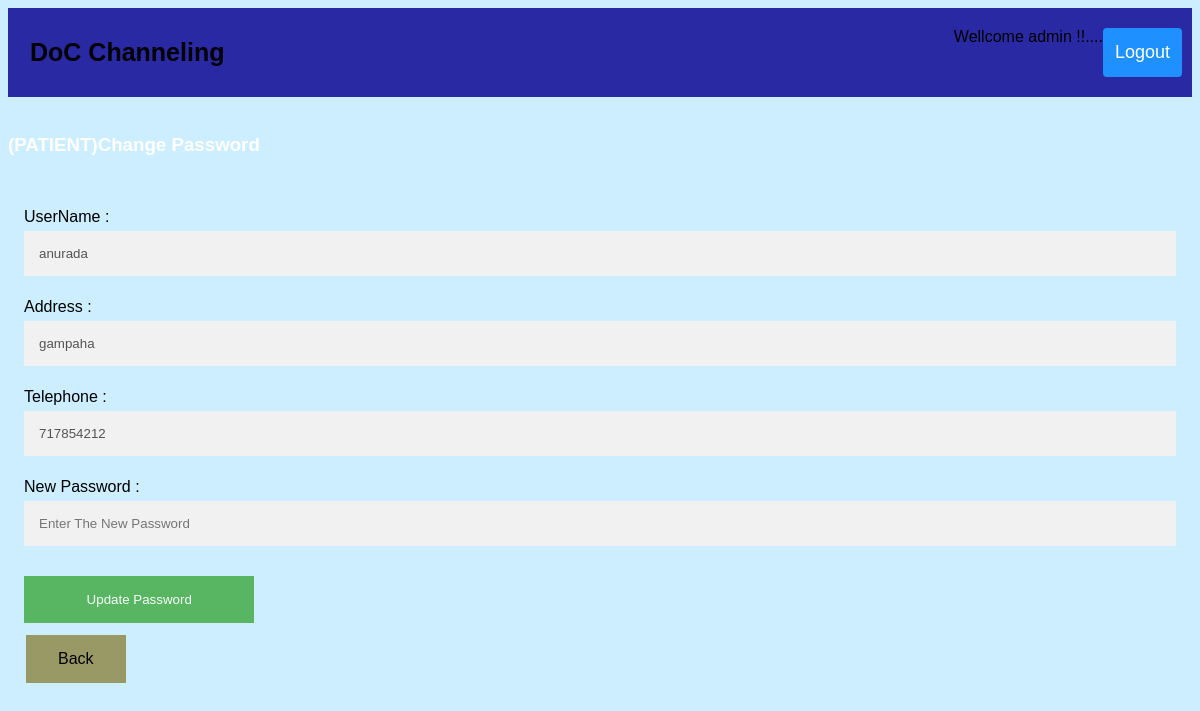
Screenshot of /change_password_p.php?user_id=3 (signed in) with the database file from the repository.
### tables this page shows
CREATE TABLE IF NOT EXISTS `patient` (
  `id` int(11) NOT NULL AUTO_INCREMENT,
  `username` varchar(40) NOT NULL,
  `password` varchar(20) NOT NULL,
  `user_type` varchar(2) NOT NULL,
  `telephone` int(10) NOT NULL,
  `address` varchar(70) NOT NULL,
  `is_deleted` int(2) NOT NULL DEFAULT '0',
  PRIMARY KEY (`id`)
);

### change_password_p.php (the view, shortened to what this page needs)
<?php require_once('connection.php') ; ?>
<?php
$username='';
$address='';
$telephone='';
if(isset($_GET['user_id'])){
  $user_id=mysqli_real_escape_string($connection,$_GET['user_id']);
  $query="SELECT * FROM patient WHERE id={$user_id} LIMIT 1";
  $result_set= mysqli_query($connection,$query);
  if($result_set)
  {
    if(mysqli_num_rows($result_set) ==1){
      $result= mysqli_fetch_assoc($result_set);
      $username =$result['username'];
      $address =$result['address'];
      $telephone =$result['telephone'];
    }else{
      header('Location:admin.php?err=user_not_found');
    }
  }else{
    header('Location:admin.php?err=query_faild');
  }
}
 ?>
<!DOCTYPE html>
<html>
<head>
	<link rel="stylesheet" type="text/css" href="css/reg.css">
</head>
<body>
<div class="header">
  <a class="logo">DoC Channeling</a>
  <div class="header-right">
    <a  class="active" href="logout.php">Logout</a>
  </div>
  <span class="header-right">
      Wellcome  <?php echo $_SESSION['username'];?>   !!....
    </span>
</div>
<br>
<h3>(PATIENT)Change Password</h3>
<br>
<div class="container">
  <div class="form-group">
    <form action="change_password_p.php" method="post">
      <label>UserName :</label>
      <input type="text" name="username" placeholder="Enter Username"class="form-control" <?php echo 'value="'. $username .'"'; ?> disabled>
      <br>
       <label>Address :</label>
      <input type="text" name="address" placeholder="Enter Address"class="form-control" <?php echo 'value="'. $address .'"'; ?>disabled>
      <br>
       <label>Telephone :</label>
      <input type="text" name="speciality" placeholder="Enter tel num"class="form-control" <?php echo 'value="'. $telephone .'"'; ?>disabled>
      <br>
      <label>New Password :</label>
      <input type="password" name="password" placeholder="Enter The New Password"class="form-control">
  <br>
      <button class="registerbtn1 " type="submit" name="submit">Update Password</button>
    </form>
  </div>
<a  class="button" href="modify_patient.php"> Back</a>
</body>
</html>

### css/reg.css (style rules this page uses)
* { box-sizing: border-box }
.container { padding: 16px; }
h3 { color:white; }
input[type=text], input[type=password] { width: 100%; padding: 15px; margin: 5px 0 22px 0; display: inline-block; border: none; background: #f1f1f1; }
.registerbtn1 { background-color: #4CAF50; color: white; padding: 16px 20px; margin: 8px 0; border: none; cursor: pointer; width: 20%; opacity: 0.9; }
a { color: dodgerblue; }
body { margin: 20; font-family: Arial, Helvetica, sans-serif; }
.header { overflow: hidden; background-color: #2929a3; padding: 20px 10px; }
.header a { float: left; color: black; text-align: center; padding: 12px; text-decoration: none; font-size: 18px; line-height: 25px; border-radius: 4px; }
.header a.logo { font-size: 25px; font-weight: bold; }
.header a.active { background-color: dodgerblue; color: white; }
.header-right { float: right; }
.button { background-color:#999966; border: none; color: black; padding: 15px 32px; text-align: center; text-decoration: none; display: inline-block; font-size: 16px; margin: 4px 2px; cursor: pointer; }

### change_password_p.php (style rules this page uses)
body { background-color: #cceeff; }

### rows the page displays
patient: username "anurada", address "gampaha", speciality "717854212"

### other values shown
$_SESSION['username'] "admin"
